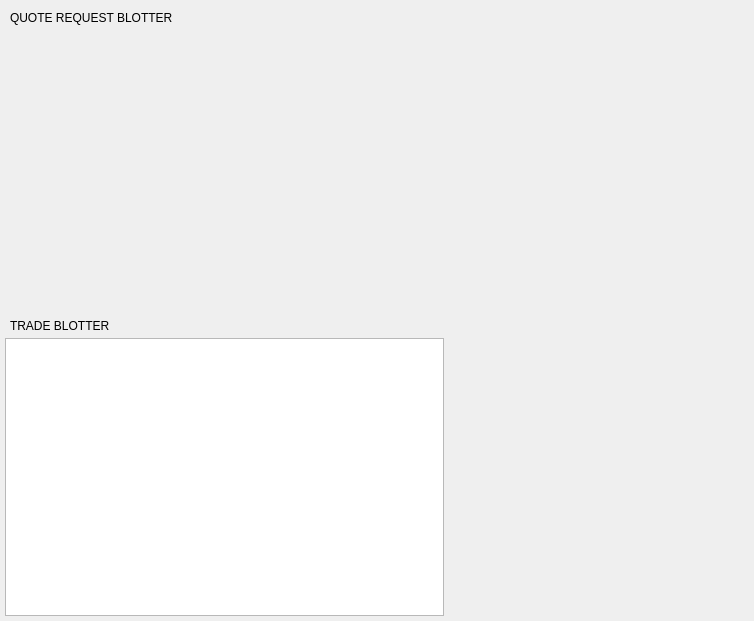
<?xml version="1.0" encoding="UTF-8"?>
<!--

***********************************************************************************
* Copyright (C) 2019 - 2020, BlockSettle AB
* Distributed under the GNU Affero General Public License (AGPL v3)
* See LICENSE or http://www.gnu.org/licenses/agpl.html
*
**********************************************************************************

-->
<ui version="4.0">
 <class>RFQReplyWidget</class>
 <widget class="QWidget" name="RFQReplyWidget">
  <property name="geometry">
   <rect>
    <x>0</x>
    <y>0</y>
    <width>754</width>
    <height>601</height>
   </rect>
  </property>
  <property name="sizePolicy">
   <sizepolicy hsizetype="Expanding" vsizetype="Preferred">
    <horstretch>0</horstretch>
    <verstretch>0</verstretch>
   </sizepolicy>
  </property>
  <property name="autoFillBackground">
   <bool>true</bool>
  </property>
  <layout class="QHBoxLayout" name="horizontalLayout_4" stretch="4,0">
   <property name="spacing">
    <number>5</number>
   </property>
   <property name="leftMargin">
    <number>5</number>
   </property>
   <property name="topMargin">
    <number>5</number>
   </property>
   <property name="rightMargin">
    <number>5</number>
   </property>
   <property name="bottomMargin">
    <number>5</number>
   </property>
   <item>
    <widget class="QWidget" name="verticalWidget" native="true">
     <property name="sizePolicy">
      <sizepolicy hsizetype="Expanding" vsizetype="Expanding">
       <horstretch>0</horstretch>
       <verstretch>0</verstretch>
      </sizepolicy>
     </property>
     <layout class="QVBoxLayout" name="verticalLayout_4">
      <property name="spacing">
       <number>5</number>
      </property>
      <property name="leftMargin">
       <number>0</number>
      </property>
      <property name="topMargin">
       <number>0</number>
      </property>
      <property name="rightMargin">
       <number>0</number>
      </property>
      <property name="bottomMargin">
       <number>0</number>
      </property>
      <item>
       <widget class="QWidget" name="QRWidget" native="true">
        <property name="sizePolicy">
         <sizepolicy hsizetype="Preferred" vsizetype="Expanding">
          <horstretch>0</horstretch>
          <verstretch>0</verstretch>
         </sizepolicy>
        </property>
        <layout class="QVBoxLayout" name="verticalLayout_2">
         <property name="spacing">
          <number>0</number>
         </property>
         <property name="leftMargin">
          <number>0</number>
         </property>
         <property name="topMargin">
          <number>0</number>
         </property>
         <property name="rightMargin">
          <number>0</number>
         </property>
         <property name="bottomMargin">
          <number>0</number>
         </property>
         <item>
          <widget class="QWidget" name="horizontalWidget_3" native="true">
           <property name="minimumSize">
            <size>
             <width>0</width>
             <height>25</height>
            </size>
           </property>
           <property name="maximumSize">
            <size>
             <width>16777215</width>
             <height>25</height>
            </size>
           </property>
           <property name="sizeIncrement">
            <size>
             <width>0</width>
             <height>25</height>
            </size>
           </property>
           <property name="headerPanel" stdset="0">
            <bool>true</bool>
           </property>
           <layout class="QHBoxLayout" name="horizontalLayout_2">
            <property name="spacing">
             <number>5</number>
            </property>
            <property name="leftMargin">
             <number>5</number>
            </property>
            <property name="topMargin">
             <number>0</number>
            </property>
            <property name="rightMargin">
             <number>0</number>
            </property>
            <property name="bottomMargin">
             <number>0</number>
            </property>
            <item>
             <widget class="QLabel" name="label">
              <property name="text">
               <string>QUOTE REQUEST BLOTTER</string>
              </property>
              <property name="headerLabel" stdset="0">
               <bool>true</bool>
              </property>
             </widget>
            </item>
           </layout>
          </widget>
         </item>
         <item>
          <widget class="QuoteRequestsWidget" name="widgetQuoteRequests" native="true">
           <property name="sizePolicy">
            <sizepolicy hsizetype="Preferred" vsizetype="Expanding">
             <horstretch>0</horstretch>
             <verstretch>0</verstretch>
            </sizepolicy>
           </property>
           <property name="maximumSize">
            <size>
             <width>16777215</width>
             <height>16777215</height>
            </size>
           </property>
          </widget>
         </item>
        </layout>
       </widget>
      </item>
      <item>
       <widget class="QWidget" name="orderWidget" native="true">
        <property name="maximumSize">
         <size>
          <width>16777215</width>
          <height>16777215</height>
         </size>
        </property>
        <layout class="QVBoxLayout" name="verticalLayout_3">
         <property name="spacing">
          <number>0</number>
         </property>
         <property name="leftMargin">
          <number>0</number>
         </property>
         <property name="topMargin">
          <number>0</number>
         </property>
         <property name="rightMargin">
          <number>0</number>
         </property>
         <property name="bottomMargin">
          <number>0</number>
         </property>
         <item>
          <widget class="QWidget" name="horizontalWidget" native="true">
           <property name="minimumSize">
            <size>
             <width>0</width>
             <height>25</height>
            </size>
           </property>
           <property name="maximumSize">
            <size>
             <width>16777215</width>
             <height>30</height>
            </size>
           </property>
           <property name="sizeIncrement">
            <size>
             <width>0</width>
             <height>25</height>
            </size>
           </property>
           <property name="headerPanel" stdset="0">
            <bool>true</bool>
           </property>
           <layout class="QHBoxLayout" name="horizontalLayout_5">
            <property name="spacing">
             <number>5</number>
            </property>
            <property name="leftMargin">
             <number>5</number>
            </property>
            <property name="topMargin">
             <number>0</number>
            </property>
            <property name="rightMargin">
             <number>0</number>
            </property>
            <property name="bottomMargin">
             <number>0</number>
            </property>
            <item>
             <widget class="QLabel" name="label_3">
              <property name="text">
               <string>TRADE BLOTTER</string>
              </property>
              <property name="headerLabel" stdset="0">
               <bool>true</bool>
              </property>
             </widget>
            </item>
           </layout>
          </widget>
         </item>
         <item>
          <widget class="OrdersView" name="treeViewOrders">
           <property name="maximumSize">
            <size>
             <width>16777215</width>
             <height>16777215</height>
            </size>
           </property>
           <property name="editTriggers">
            <set>QAbstractItemView::NoEditTriggers</set>
           </property>
           <property name="rootIsDecorated">
            <bool>true</bool>
           </property>
           <property name="uniformRowHeights">
            <bool>true</bool>
           </property>
           <property name="itemsExpandable">
            <bool>true</bool>
           </property>
           <property name="animated">
            <bool>true</bool>
           </property>
           <attribute name="headerDefaultSectionSize">
            <number>92</number>
           </attribute>
          </widget>
         </item>
        </layout>
       </widget>
      </item>
     </layout>
    </widget>
   </item>
   <item>
    <widget class="QFrame" name="DealingFrame">
     <property name="sizePolicy">
      <sizepolicy hsizetype="Minimum" vsizetype="Preferred">
       <horstretch>0</horstretch>
       <verstretch>0</verstretch>
      </sizepolicy>
     </property>
     <property name="minimumSize">
      <size>
       <width>300</width>
       <height>0</height>
      </size>
     </property>
     <property name="maximumSize">
      <size>
       <width>300</width>
       <height>16777215</height>
      </size>
     </property>
     <property name="pane" stdset="0">
      <bool>true</bool>
     </property>
     <layout class="QVBoxLayout" name="verticalLayout_5">
      <property name="leftMargin">
       <number>0</number>
      </property>
      <property name="topMargin">
       <number>0</number>
      </property>
      <property name="rightMargin">
       <number>0</number>
      </property>
      <property name="bottomMargin">
       <number>0</number>
      </property>
      <item>
       <widget class="QStackedWidget" name="stackedWidget">
        <property name="currentIndex">
         <number>0</number>
        </property>
        <widget class="RFQShieldPage" name="shieldPage">
         <property name="minimumSize">
          <size>
           <width>0</width>
           <height>0</height>
          </size>
         </property>
        </widget>
        <widget class="QWidget" name="RFQWidget">
         <property name="sizePolicy">
          <sizepolicy hsizetype="Expanding" vsizetype="Preferred">
           <horstretch>0</horstretch>
           <verstretch>0</verstretch>
          </sizepolicy>
         </property>
         <property name="maximumSize">
          <size>
           <width>350</width>
           <height>16777215</height>
          </size>
         </property>
         <property name="styleSheet">
          <string notr="true"/>
         </property>
         <layout class="QVBoxLayout" name="verticalLayout">
          <property name="spacing">
           <number>0</number>
          </property>
          <property name="leftMargin">
           <number>0</number>
          </property>
          <property name="topMargin">
           <number>0</number>
          </property>
          <property name="rightMargin">
           <number>0</number>
          </property>
          <property name="bottomMargin">
           <number>0</number>
          </property>
          <item>
           <widget class="QWidget" name="horizontalWidget_2" native="true">
            <property name="minimumSize">
             <size>
              <width>0</width>
              <height>25</height>
             </size>
            </property>
            <property name="maximumSize">
             <size>
              <width>16777215</width>
              <height>25</height>
             </size>
            </property>
            <property name="sizeIncrement">
             <size>
              <width>0</width>
              <height>25</height>
             </size>
            </property>
            <property name="headerPanel" stdset="0">
             <bool>true</bool>
            </property>
            <layout class="QHBoxLayout" name="horizontalLayout_3">
             <property name="spacing">
              <number>5</number>
             </property>
             <property name="leftMargin">
              <number>5</number>
             </property>
             <property name="topMargin">
              <number>0</number>
             </property>
             <property name="rightMargin">
              <number>0</number>
             </property>
             <property name="bottomMargin">
              <number>0</number>
             </property>
             <item>
              <widget class="QLabel" name="label_2">
               <property name="text">
                <string>QUOTE RESPONSE</string>
               </property>
               <property name="headerLabel" stdset="0">
                <bool>true</bool>
               </property>
              </widget>
             </item>
            </layout>
           </widget>
          </item>
          <item>
           <widget class="bs::ui::RFQDealerReply" name="pageRFQReply" native="true">
            <property name="sizePolicy">
             <sizepolicy hsizetype="Preferred" vsizetype="Expanding">
              <horstretch>0</horstretch>
              <verstretch>0</verstretch>
             </sizepolicy>
            </property>
            <property name="minimumSize">
             <size>
              <width>0</width>
              <height>460</height>
             </size>
            </property>
            <property name="maximumSize">
             <size>
              <width>16777215</width>
              <height>16777215</height>
             </size>
            </property>
            <property name="pane" stdset="0">
             <bool>true</bool>
            </property>
           </widget>
          </item>
         </layout>
        </widget>
       </widget>
      </item>
      <item>
       <widget class="AutoSignQuoteWidget" name="widgetAutoSignQuote" native="true">
        <property name="sizePolicy">
         <sizepolicy hsizetype="Preferred" vsizetype="Fixed">
          <horstretch>0</horstretch>
          <verstretch>0</verstretch>
         </sizepolicy>
        </property>
        <property name="minimumSize">
         <size>
          <width>0</width>
          <height>120</height>
         </size>
        </property>
        <property name="maximumSize">
         <size>
          <width>16777215</width>
          <height>120</height>
         </size>
        </property>
       </widget>
      </item>
     </layout>
    </widget>
   </item>
  </layout>
 </widget>
 <customwidgets>
  <customwidget>
   <class>OrdersView</class>
   <extends>QTreeView</extends>
   <header>OrdersView.h</header>
  </customwidget>
  <customwidget>
   <class>QuoteRequestsWidget</class>
   <extends>QWidget</extends>
   <header>QuoteRequestsWidget.h</header>
   <container>1</container>
  </customwidget>
  <customwidget>
   <class>bs::ui::RFQDealerReply</class>
   <extends>QWidget</extends>
   <header>RFQDealerReply.h</header>
  </customwidget>
  <customwidget>
   <class>RFQShieldPage</class>
   <extends>QWidget</extends>
   <header>RFQShieldPage.h</header>
   <container>1</container>
  </customwidget>
  <customwidget>
   <class>AutoSignQuoteWidget</class>
   <extends>QWidget</extends>
   <header>AutoSignQuoteWidget.h</header>
   <container>1</container>
  </customwidget>
 </customwidgets>
 <resources/>
 <connections/>
</ui>
